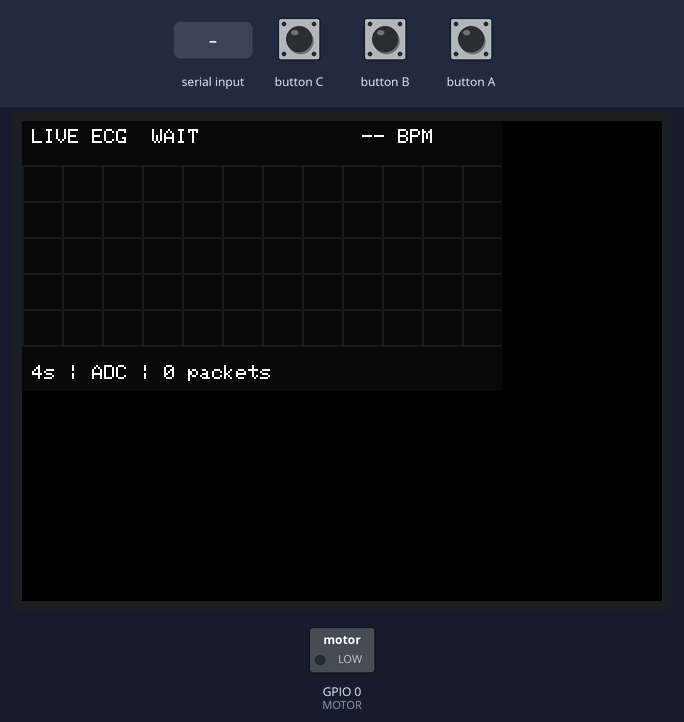
A sketch run on a simulated ESP32. On the bench: 320×240 colour display, switched loads named in the sketch (green lamp = pin HIGH). The test bench sets the inputs (shaded band). What the sketch prints to the serial monitor is not drawn.

Above: at 1.4 s.
1.5 s: "B\n" received over Serial
At 1.59 s:
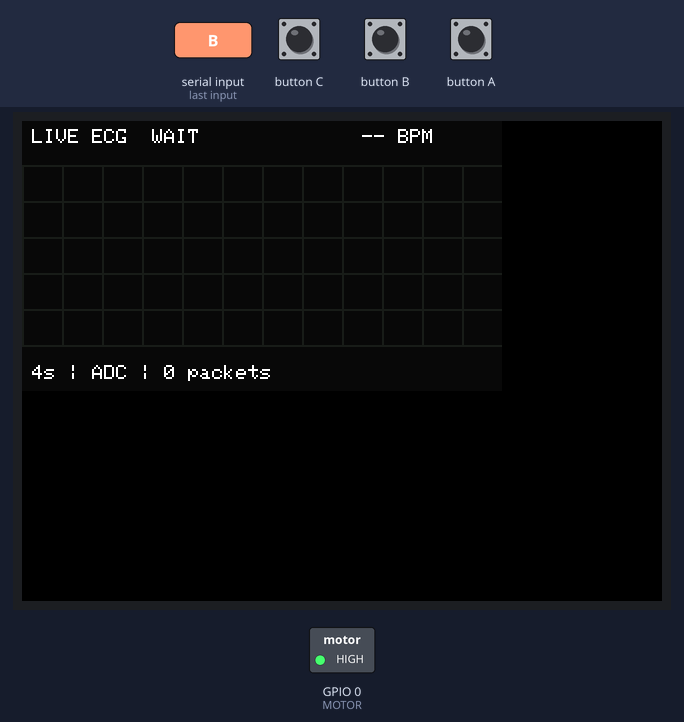
Timing chart, 0 to 4.5 s (numbered marks = the images above; inputs shaded):
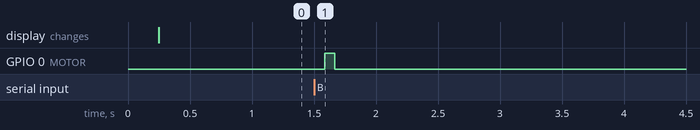

The sketch:

stick_vibrator_usb.ino
```cpp
#include <M5Unified.h>
constexpr int MOTOR=0, COUNT=1000;
int16_t samples[COUNT];int head=0,used=0,bpm=0;unsigned long until=0,lastData=0,lastDraw=0;unsigned packets=0;
char line[1400];int lineLen=0;bool overflow=false;
M5Canvas canvas(&M5.Display);
void command(){
 line[lineLen]=0;
 if(!strcmp(line,"B")){digitalWrite(MOTOR,HIGH);until=millis()+80;Serial.println("VIB 80ms");}
 else if(!strcmp(line,"0")){digitalWrite(MOTOR,LOW);until=0;}
 else if(line[0]=='E' && line[1]==','){
  char* save;char* token=strtok_r(line+2,",",&save);if(!token)return;
  int rate=atoi(token);int16_t incoming[100];int n=0;
  while((token=strtok_r(nullptr,",",&save)) && n<100)incoming[n++]=atoi(token);
  if(n!=100)return;
  bpm=rate;for(int i=0;i<n;i++){samples[head]=incoming[i];head=(head+1)%COUNT;if(used<COUNT)used++;}
  lastData=millis();packets++;if(packets%25==0)Serial.printf("ECG %u\n",packets);
 }
}
void draw(){
 canvas.fillSprite(0x0841);canvas.setTextSize(1);canvas.setTextColor(TFT_WHITE);
 canvas.setCursor(5,4);canvas.printf("LIVE ECG  %s",millis()-lastData<2500 && used?"USB":"WAIT");
 canvas.setCursor(170,4);if(bpm && millis()-lastData<2500)canvas.printf("%d BPM",bpm);else canvas.print("-- BPM");
 for(int x=0;x<240;x+=20)canvas.drawFastVLine(x,22,90,0x18e3);
 for(int y=22;y<113;y+=18)canvas.drawFastHLine(0,y,240,0x18e3);
 if(used>1){
  int lo=32767,hi=-32768;for(int i=0;i<used;i++){int v=samples[(head-used+i+COUNT)%COUNT];lo=min(lo,v);hi=max(hi,v);}
  float mid=(lo+hi)*.5f,range=max(100,hi-lo);int px=0,py=67;
  for(int x=0;x<240;x++){int i=x*(used-1)/239;int v=samples[(head-used+i+COUNT)%COUNT];int y=constrain((int)(67-(v-mid)*80/range),23,111);if(x)canvas.drawLine(px,py,x,y,0x87f0);px=x;py=y;}
 }
 canvas.setCursor(5,122);canvas.printf("4s | ADC | %u packets",packets);canvas.pushSprite(0,0);
}
void setup(){
 pinMode(MOTOR,OUTPUT);digitalWrite(MOTOR,LOW);auto cfg=M5.config();cfg.internal_spk=false;cfg.internal_mic=false;M5.begin(cfg);
 Serial.begin(115200);M5.Display.setRotation(1);M5.Display.setBrightness(100);canvas.setColorDepth(16);canvas.createSprite(240,135);draw();
}
void loop(){
 M5.update();
 while(Serial.available()){
  char c=Serial.read();
  if(c=='\n'){if(!overflow)command();lineLen=0;overflow=false;}
  else if(c!='\r'){if(lineLen<(int)sizeof(line)-1)line[lineLen++]=c;else overflow=true;}
 }
 if(until && (long)(millis()-until)>=0){digitalWrite(MOTOR,LOW);until=0;}
 if(millis()-lastDraw>=80 && !until){draw();lastDraw=millis();}
 delay(1);
}
```

Measured:
- after the input at 1.5 s, GPIO 0 (MOTOR): LOW → HIGH after 0.09 s, → LOW 0.08 s later
